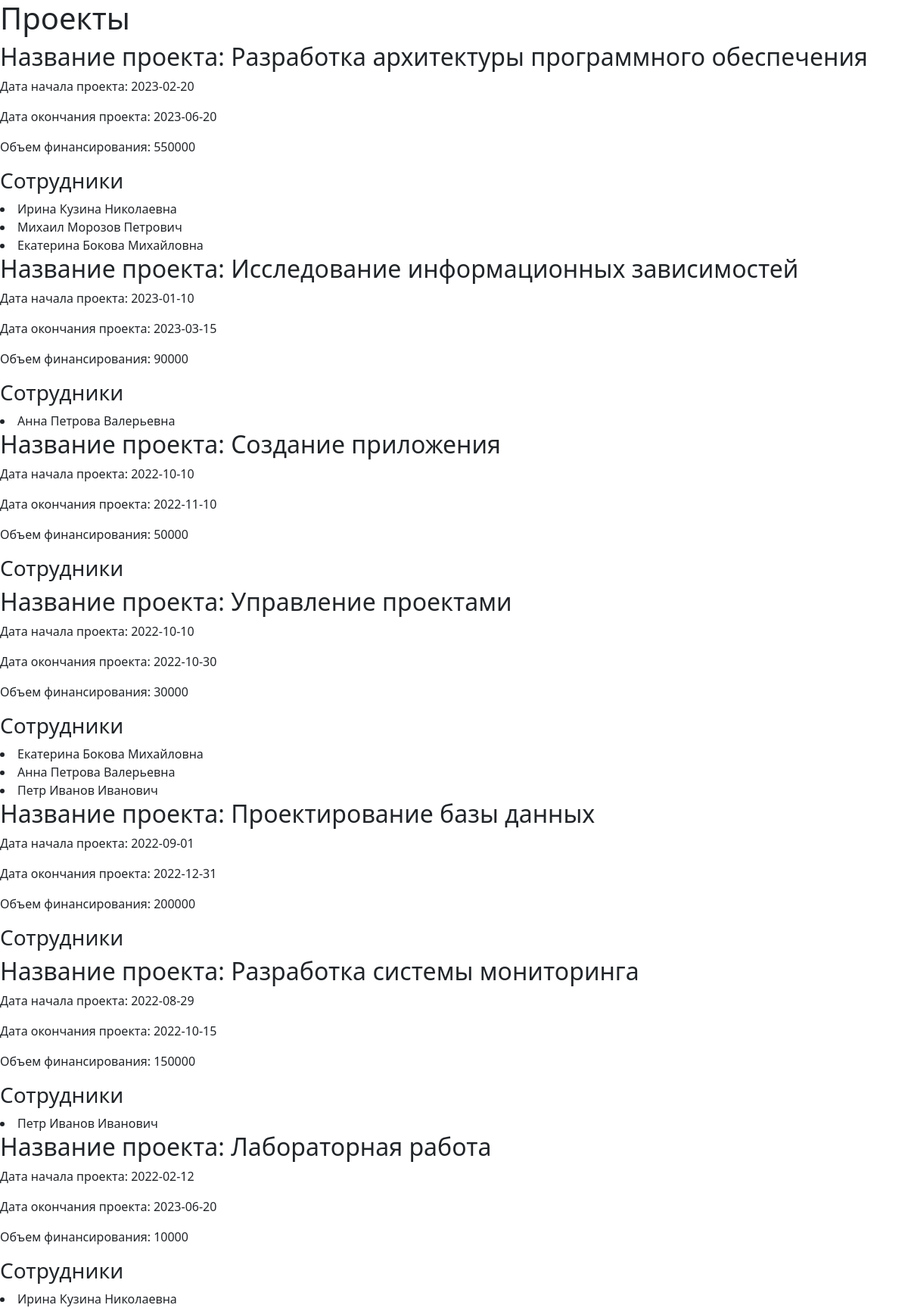
The page / on the database its author committed.
### nii/models.py (models this page shows, shortened)
class Projects(models.Model):
    name = models.CharField(max_length=50, verbose_name='Название')
    start_date = models.CharField(max_length=50, verbose_name='Дата начала')
    end_date = models.CharField(max_length=50, verbose_name='Дата окончания')
    amount_of_financing = models.CharField(max_length=20, verbose_name='Объем финансирования')
    employeess = models.ManyToManyField(Employees, verbose_name='Сотрудники')
    class Meta:
        verbose_name_plural = 'Проекты'
        verbose_name = 'Проект'
        ordering = ['-start_date']

class Employees(models.Model):
    first_name = models.CharField(max_length=50, verbose_name='Имя')
    last_name = models.CharField(max_length=50, verbose_name='Фамилия')
    middle_name = models.CharField(max_length=50, verbose_name='Отчество')
    num_ser = models.IntegerField(blank=True, null=True, verbose_name= 'Номер и серия паспорта')
    inn = models.TextField(null=True, blank=True, verbose_name='ИНН')
    position = models.CharField(max_length=50, verbose_name='Должность')
    data = models.CharField(max_length=30, verbose_name='Дата рождения')
    def __str__(self):
        return f'{self.first_name} {self.last_name} {self.middle_name}'
    class Meta:
        verbose_name_plural = 'Сотрудники'
        verbose_name = 'Сотрудник'
        ordering = ['-num_ser']

### nii/views.py (the view)
# urls.py: path('', index),
def index(request):
    employeess = Employees.objects.all()
    projectss = Projects.objects.all()
    return render(request, "nii/index.html", {'employeess': employeess, 'projectss': projectss})

### nii/templates/nii/index.html (shortened to what this page needs)
<!DOCTYPE html>
<html lang="ru">
	<head>
		{% load bootstrap5 %}
		{% bootstrap_css %}
	</head>
	<body>
		<h1>Проекты</h1>
		{% for projects in projectss %}
		<div>
		<h2><face="Arial">Название проекта: {{ projects.name }}</h2>
			<p> Дата начала проекта: {{ projects.start_date }}</p>
			<p> Дата окончания проекта: {{ projects.end_date }}</p>
			<p> Объем финансирования: {{ projects.amount_of_financing}}</p>
		</div>
		<h3>Сотрудники</h3>
			{% for c1 in projects.employeess.all %}
			<div>
				<li>{{ c1 }}</li>
			</div>
			{% endfor %}
		{% endfor %}
	</body>
</html>

### rows shown on the page
Projects: name "Разработка архитектуры программного обеспечения", start_date "2023-02-20", end_date "2023-06-20", amount_of_financing "550000"
Employees: first_name+last_name+middle_name "Ирина Кузина Николаевна"
Employees: first_name+last_name+middle_name "Михаил Морозов Петрович"
Employees: first_name+last_name+middle_name "Екатерина Бокова Михайловна"
Projects: name "Исследование информационных зависимостей", start_date "2023-01-10", end_date "2023-03-15", amount_of_financing "90000"
Employees: first_name+last_name+middle_name "Анна Петрова Валерьевна"
Projects: name "Создание приложения", start_date "2022-10-10", end_date "2022-11-10", amount_of_financing "50000"
Projects: name "Управление проектами", start_date "2022-10-10", end_date "2022-10-30", amount_of_financing "30000"
Employees: first_name+last_name+middle_name "Петр Иванов Иванович"
Projects: name "Проектирование базы данных", start_date "2022-09-01", end_date "2022-12-31", amount_of_financing "200000"
Projects: name "Разработка системы мониторинга", start_date "2022-08-29", end_date "2022-10-15", amount_of_financing "150000"
Projects: name "Лабораторная работа", start_date "2022-02-12", end_date "2023-06-20", amount_of_financing "10000"
